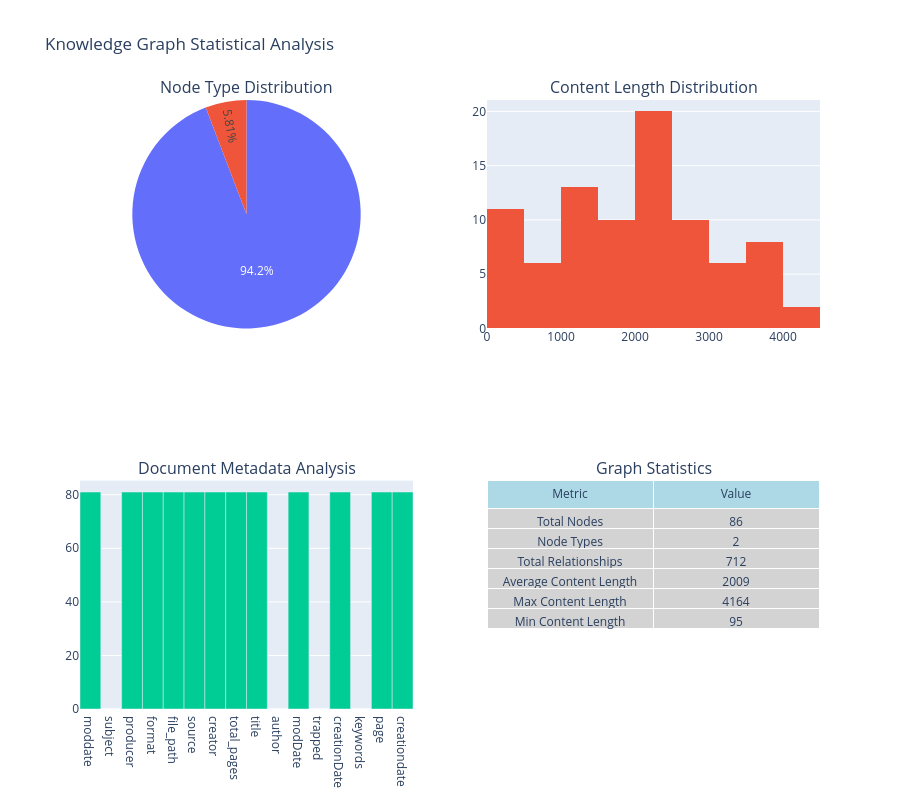

The code cell stored with this chart in its notebook:
### Markdown cell above
## Method 3: Statistical Analysis Dashboard

### Code cell
def create_statistical_dashboard(kg_data):
    """Create comprehensive statistical analysis dashboard"""
    
    # Node type distribution
    node_types = [node['type'] for node in kg_data['nodes']]
    type_counts = Counter(node_types)
    
    # Content length analysis
    content_lengths = []
    for node in kg_data['nodes']:
        if 'properties' in node and 'page_content' in node['properties']:
            content_lengths.append(len(node['properties']['page_content']))
    
    # Create subplots
    fig = make_subplots(
        rows=2, cols=2,
        subplot_titles=('Node Type Distribution', 'Content Length Distribution', 
                       'Document Metadata Analysis', 'Graph Statistics'),
        specs=[[{"type": "pie"}, {"type": "histogram"}],
               [{"type": "bar"}, {"type": "table"}]]
    )
    
    # 1. Node type distribution (pie chart)
    fig.add_trace(
        go.Pie(labels=list(type_counts.keys()), 
               values=list(type_counts.values()),
               name="Node Types"),
        row=1, col=1
    )
    
    # 2. Content length distribution
    if content_lengths:
        fig.add_trace(
            go.Histogram(x=content_lengths, name="Content Length", nbinsx=20),
            row=1, col=2
        )
    
    # 3. Document metadata analysis
    doc_nodes = [node for node in kg_data['nodes'] if node['type'] == 'document']
    if doc_nodes and 'properties' in doc_nodes[0] and 'document_metadata' in doc_nodes[0]['properties']:
        # Extract metadata fields
        metadata_fields = set()
        for node in doc_nodes:
            if 'properties' in node and 'document_metadata' in node['properties']:
                metadata_fields.update(node['properties']['document_metadata'].keys())
        
        # Count non-empty metadata fields
        field_counts = {}
        for field in metadata_fields:
            count = sum(1 for node in doc_nodes 
                       if ('properties' in node and 
                           'document_metadata' in node['properties'] and 
                           node['properties']['document_metadata'].get(field, '') != ''))
            field_counts[field] = count
        
        if field_counts:
            fig.add_trace(
                go.Bar(x=list(field_counts.keys()), 
                      y=list(field_counts.values()),
                      name="Metadata Fields"),
                row=2, col=1
            )
    
    # 4. Graph statistics table
    stats_data = [
        ['Total Nodes', len(kg_data['nodes'])],
        ['Node Types', len(type_counts)],
        ['Total Relationships', len(kg_data.get('relationships', []))],
        ['Average Content Length', f"{np.mean(content_lengths):.0f}" if content_lengths else "N/A"],
        ['Max Content Length', f"{max(content_lengths):.0f}" if content_lengths else "N/A"],
        ['Min Content Length', f"{min(content_lengths):.0f}" if content_lengths else "N/A"]
    ]
    
    fig.add_trace(
        go.Table(
            header=dict(values=['Metric', 'Value'], fill_color='lightblue'),
            cells=dict(values=list(zip(*stats_data)), fill_color='lightgray')
        ),
        row=2, col=2
    )
    
    fig.update_layout(height=800, showlegend=False, title_text="Knowledge Graph Statistical Analysis")
    fig.show()
    
    return type_counts, content_lengths

# Create statistical dashboard
type_counts, content_lengths = create_statistical_dashboard(kg_data)

### Figure 1 — Plotly figure (JSON) as saved in the notebook; plotly's stock layout.template omitted (floating-point values rounded to 4 significant figures)
{"data": [{"domain": {"x": [0, 0.45], "y": [0.625, 1]}, "labels": ["document", "chunk"], "name": "Node Types", "type": "pie", "values": [81, 5]}, {"name": "Content Length", "nbinsx": 20, "type": "histogram", "x": [1672, 2051, 3823, 4164, 3965, 3635, 2858, 2895, 2323, 2940, 2303, 2195, 1669, 1523, 1440, 2425, 863, 2086, 3097, 1205, 2087, 2144, 453, 608, 1888, 474, 3051, 982, 2180, 2192, 117, 1228, 3898, 1255, 95, 559, 1704, 3420, 2485, 2679, 2169, 1031, 2079, 1620, 1706, 1431, 1384, 1198, 1261, 1393, 1781, 1309, 462, 2594, 2404, 135, 146, 1976, 143, 956, 633, 495, 440, 1479, 3821, 116, 4047, 3965, 3635, 2858, 2895, 2940, 2195, 2425, 3097, 3051, 3894, 1704, 3418, 2485, 2679, 2169, 2079, 2594, 2404, 1479], "xaxis": "x", "yaxis": "y"}, {"name": "Metadata Fields", "type": "bar", "x": ["moddate", "subject", "producer", "format", "file_path", "source", "creator", "total_pages", "title", "author", "modDate", "trapped", "creationDate", "keywords", "page", "creationdate"], "xaxis": "x2", "y": [81, 0, 81, 81, 81, 81, 81, 81, 81, 0, 81, 0, 81, 0, 81, 81], "yaxis": "y2"}, {"cells": {"fill": {"color": "lightgray"}, "values": [["Total Nodes", "Node Types", "Total Relationships", "Average Content Length", "Max Content Length", "Min Content Length"], [86, 2, 712, "2009", "4164", "95"]]}, "domain": {"x": [0.55, 1], "y": [0, 0.375]}, "header": {"fill": {"color": "lightblue"}, "values": ["Metric", "Value"]}, "type": "table"}], "layout": {"annotations": [{"font": {"size": 16}, "showarrow": false, "text": "Node Type Distribution", "x": 0.225, "xanchor": "center", "xref": "paper", "y": 1, "yanchor": "bottom", "yref": "paper"}, {"font": {"size": 16}, "showarrow": false, "text": "Content Length Distribution", "x": 0.775, "xanchor": "center", "xref": "paper", "y": 1, "yanchor": "bottom", "yref": "paper"}, {"font": {"size": 16}, "showarrow": false, "text": "Document Metadata Analysis", "x": 0.225, "xanchor": "center", "xref": "paper", "y": 0.375, "yanchor": "bottom", "yref": "paper"}, {"font": {"size": 16}, "showarrow": false, "text": "Graph Statistics", "x": 0.775, "xanchor": "center", "xref": "paper", "y": 0.375, "yanchor": "bottom", "yref": "paper"}], "height": 800, "showlegend": false, "title": {"text": "Knowledge Graph Statistical Analysis"}, "xaxis": {"anchor": "y", "domain": [0.55, 1]}, "xaxis2": {"anchor": "y2", "domain": [0, 0.45]}, "yaxis": {"anchor": "x", "domain": [0.625, 1]}, "yaxis2": {"anchor": "x2", "domain": [0, 0.375]}}}
